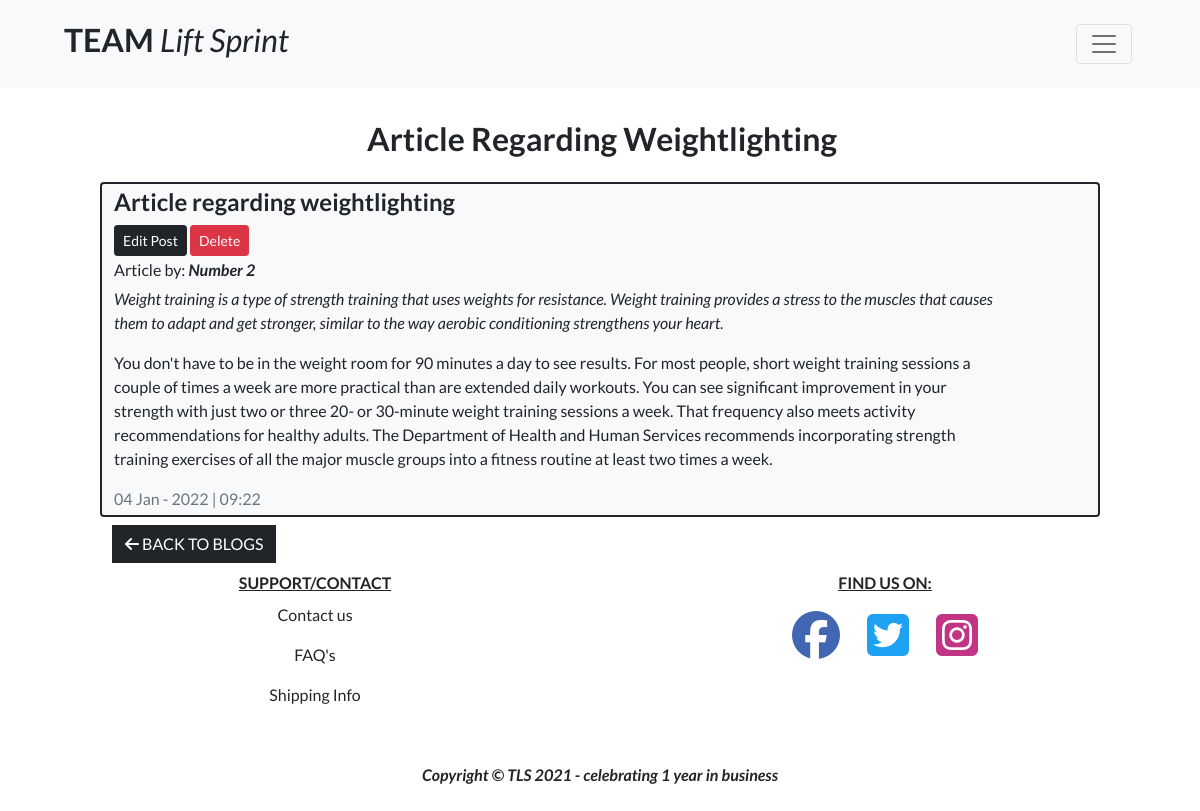
The page /blog/Number2/ on the database as committed earlier.
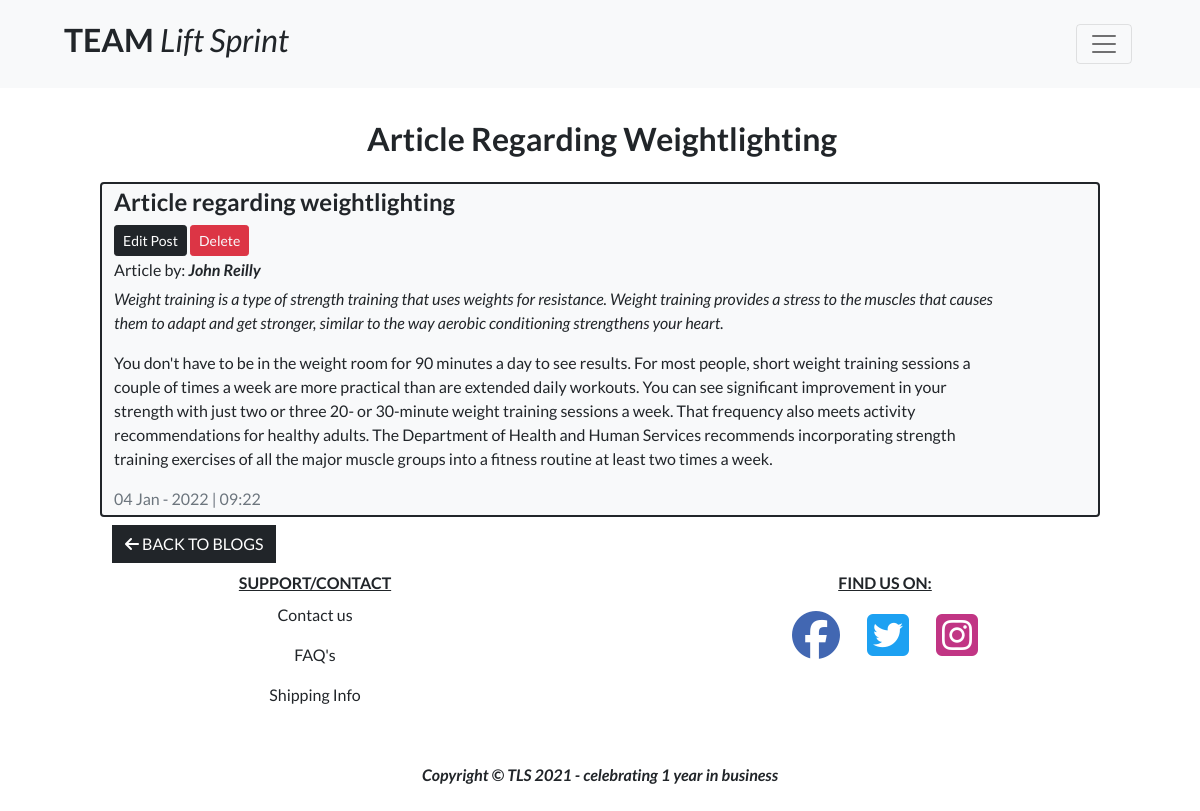
The same page on the database as committed later.
### blog/models.py (models this page shows, shortened)
class Post(models.Model):
    blog = models.ForeignKey(
        Blog, related_name="posts", on_delete=models.CASCADE)
    title = models.CharField(max_length=100)
    slug = models.SlugField()
    author = models.CharField(max_length=255)
    intro = models.TextField()
    article = models.TextField()
    date_added = models.DateTimeField(auto_now_add=True)

### blog/views.py (the view)
# urls.py: path('<slug:slug>/', views.post_detail, name='post_detail'),
def post_detail(request, slug):
    post = Post.objects.get(slug=slug)
    template = 'blog/post_detail.html'
    context = {
        'post': post,
    }
    return render(request, template, context)

### bag/contexts.py (called while the page is built, shortened)
def bag_contents(request):
    bag_items = []
    total = 0
    product_count = 0
    bag = request.session.get('bag', {})
    if total < settings.FREE_DELIVERY_THRESHOLD:
        delivery = total * Decimal(settings.STANDARD_DELIVERY_PERCENTAGE / 100)
        free_delivery_delta = settings.FREE_DELIVERY_THRESHOLD - total
    else:
        delivery = 0
        free_delivery_delta = 0
    grand_total = delivery + total
    context = {
        'bag_items': bag_items,
        'total': total,
        'product_count': product_count,
        'delivery': delivery,
        'free_delivery_delta': free_delivery_delta,
        'free_delivery_threshold': settings.FREE_DELIVERY_THRESHOLD,
        'grand_total': grand_total,
    }
    return context

### blog/templates/blog/post_detail.html (shortened to what this page needs)
{% extends "base.html" %}
{% load static %}
{% block page_header %}
    <div class="container position-relative pt-5 p-2 g-0">
    </div>
{% endblock %}
{% block content %}
    <div class="container position-relative pt-5 g-0">
        <div class="row">
            <div class="col">
                <h2 class="fw-bold text-center text-capitalize mb-4 mt-3 ms-1">{{ post.title}}</h2>
            </div>
        </div>
    </div>
    <div class="container col-10">
        <div class="row bg-light text-dark border border-dark rounded-2 border-2">
            <div class="col-8 mt-1">
                <h4 class = "fw-bold">{{ post.title }}</h4>
                <a href="{% url 'edit_post' post.slug %}" class="btn btn-dark btn-sm">Edit Post</a>
                <a class="text-light btn btn-danger btn-sm" href="{% url 'delete_post' post.slug %}">Delete</a></small>
            </div>
            <div class="col-8 mt-1">
                <h6>Article by: <i><strong>{{ post.author }}</strong></i></h6>
            </div>
            <div class="col-11">
                <p><i>{{ post.intro }}</i></p>
            </div>
            <div class="col-11">
                <p>{{ post.article }}</p>
            </div>
            <div class="col-8 mb-1">
                <div class="text-muted">{{ post.date_added | date:"d M - Y | h:i"}}</div>
            </div>
        </div>
        <a class="btn btn-dark rounded-0 mt-2 text-uppercase" href="{% url 'blog' %}"><i class="fas fa-arrow-left"></i> Back to Blogs</a>
    </div>
{% endblock %}

Rows that differ between the two databases and show on the page:
changed Post "Article Regarding Weightlighting": author "Number 2" → "John Reilly"
